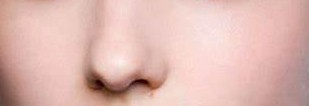
#> input picture WajahNormal2.jpg, 309 x 106 px, found by its file name; the run also reads 1 picture not shown here
$ jupyter execute --allow-errors Pengembangan_dari_ilham.ipynb
#> lines starting #> are read from the running program, lines starting #| are printed output that depends on the picture; after the words box and inside, x2 and y2 are one past the last pixel; in counts of white or black regions, pixels touching at a corner belong together
[cell 1]
import numpy as np
import matplotlib.pyplot as plt
from PIL import Image
from scipy.signal import convolve2d
import os

# Fungsi untuk memuat gambar sesuai dengan ekstensi file
def load_image(image_path):
    if not os.path.exists(image_path):
        raise FileNotFoundError(f"File tidak ditemukan: {image_path}")

    valid_extensions = ['.jpg', '.jpeg', '.png', 'webp']
    ext = os.path.splitext(image_path)[-1].lower()

    if ext not in valid_extensions:
        raise ValueError("Format file tidak didukung. Harap gunakan file dengan ekstensi .jpg, .jpeg, .png, atau .webp.")

    image = Image.open(image_path)
    return image

# Fungsi untuk mengonversi gambar ke grayscale
def convert_to_grayscale(image_np):
    if image_np.shape[2] != 3:
        raise ValueError("Gambar bukan format RGB")
    gray_image = 0.2989 * image_np[:, :, 0] + 0.5870 * image_np[:, :, 1] + 0.1140 * image_np[:, :, 2]
    return gray_image

# Kelas untuk K-Means
class KMeans:
    def __init__(self, k, seed=None):
        self.k = 3
        self.seed = seed

    def train(self, X, MAXITER=100, TOL=1e-3):
        if self.seed is not None:
            np.random.seed(self.seed)
        centroids = X[np.random.choice(X.shape[0], self.k, replace=False)]
        centroids_old = centroids.copy()
        for iter_ in range(MAXITER):
            dist = np.linalg.norm(X - centroids[0, :], axis=1).reshape(-1, 1)
            for class_ in range(1, self.k):
                dist = np.append(dist, np.linalg.norm(X - centroids[class_, :], axis=1).reshape(-1, 1), axis=1)
            classes = np.argmin(dist, axis=1)
            for class_ in set(classes):
                centroids[class_, :] = np.mean(X[classes == class_, :], axis=0)
            if np.linalg.norm(centroids - centroids_old) < TOL:
                break
            centroids_old = centroids.copy()
        self.centroids = centroids

    def predict(self, X):
        dist = np.linalg.norm(X - self.centroids[0, :], axis=1).reshape(-1, 1)
        for class_ in range(1, self.k):
            dist = np.append(dist, np.linalg.norm(X - self.centroids[class_, :], axis=1).reshape(-1, 1), axis=1)
        classes = np.argmin(dist, axis=1)
        return classes

# Fungsi untuk melakukan clustering dengan K-Means
def perform_kmeans(gray_image, k, seed):
    pixels = gray_image.reshape(-1, 1)
    kmeans = KMeans(k, seed=seed)
    kmeans.train(pixels)
    classes = kmeans.predict(pixels)
    clustered_image = classes.reshape(gray_image.shape)
    return clustered_image, kmeans.centroids

# Fungsi untuk mendeteksi tepi Sobel secara manual
def sobel_edge_detection(image):
    # Kernel Sobel untuk deteksi tepi horizontal
    sobel_x = np.array([[-1, 0, 1], [-2, 0, 2], [-1, 0, 1]])

    # Kernel Sobel untuk deteksi tepi vertikal
    sobel_y = np.array([[-1, -2, -1], [0, 0, 0], [1, 2, 1]])

    # Konvolusi citra dengan kernel Sobel di kedua arah
    edges_x = convolve2d(image, sobel_x, mode='same')
    edges_y = convolve2d(image, sobel_y, mode='same')

    # Menggabungkan kedua arah deteksi tepi
    edges = np.sqrt(edges_x**2 + edges_y**2)

    return edges

# Fungsi untuk menentukan hasil akhir berdasarkan clustering
def determine_result(image_np, clustered_image, kmeans_centroids):
    unique, counts = np.unique(clustered_image, return_counts=True)
    cluster_frequencies = dict(zip(unique, counts))
    dominant_cluster = max(cluster_frequencies, key=cluster_frequencies.get)

    if dominant_cluster == 1:
        result_title = 'Wajah Normal'
        result_image = image_np
    else:
        acne_cluster = np.argmin(kmeans_centroids)
        acne_mask = (clustered_image == acne_cluster).astype(np.uint8)
        result_title = 'Wajah Berjerawat'
        result_image = image_np.copy()
        result_image[acne_mask == 1] = [255, 0, 0]
    return result_image, result_title

# Fungsi untuk menampilkan gambar
def display_images(original, grayscale, clustered, sobel_edges, result, result_title):
    plt.figure(figsize=(25, 10))

    plt.subplot(1, 5, 1)
    plt.imshow(original)
    plt.axis('off')
    plt.title('Citra Asli')

    plt.subplot(1, 5, 2)
    plt.imshow(grayscale, cmap='gray')
    plt.axis('off')
    plt.title('Citra Grayscale')

    plt.subplot(1, 5, 3)
    plt.imshow(clustered, cmap='gray')
    plt.axis('off')
    plt.title('Hasil K-Means Clustering')

    plt.subplot(1, 5, 4)
    plt.imshow(sobel_edges, cmap='gray')
    plt.axis('off')
    plt.title('Deteksi Tepi Sobel')

    plt.subplot(1, 5, 5)
    plt.imshow(result)
    plt.axis('off')
    plt.title(result_title)

    plt.show()

# Fungsi untuk menampilkan citra dengan kontur tepi
def display_edges_on_image(original_image, edges_image):
    plt.figure(figsize=(10, 5))

    plt.subplot(1, 2, 1)
    plt.imshow(original_image)
    plt.title('Citra Asli')
    plt.axis('off')

    plt.subplot(1, 2, 2)
    plt.imshow(original_image)
    plt.contour(edges_image, levels=[50, 100], colors='r')
    plt.title('Kontur Tepi Sobel pada Citra Asli')
    plt.axis('off')

    plt.show()

# Menampilkan citra asli dengan kontur tepi
def display_original_image_with_edges(image_path):
    # Memuat dan memproses citra
    image = load_image(image_path)
#> in load_image, image is the input picture: PIL image 309x106 RGB; mean R, G, B 222.9, 184.5, 177.5
    image_np = np.array(image)
    gray_image = convert_to_grayscale(image_np)
#> in convert_to_grayscale, `gray_image = 0.2989 * image_np[:, :, 0] + 0.5870 * image_np[:, :, 1] +..`:
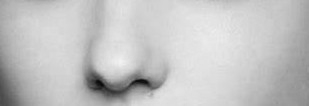
#> gray_image: shape (106, 309) float64; min 10.76, max 242.9, mean 195.2

    # K-Means Clustering dengan 2 cluster (wajah normal dan wajah berjerawat)
    clustered_image, kmeans_centroids = perform_kmeans(gray_image, k=2, seed=42)
#> in train, `centroids = X[np.random.choice(X.shape[0], self.k, replace=False)]`: centroids = [190.6, 215.8, 206.8]
#> the loop in train, `for iter_ in range(MAXITER):` made 25 passes
#> centroids_old on passes 1 to 8: [166.8, 220.2, 205.8], [154.4, 221.2, 202.2], [145.9, 220.3, 198.4], [140.5, 219, 194.9], [135.6, 217.8, 191.3], [131.1, 217, 188.4], [126.2, 216.3, 185.8], [121.1, 215.7, 183.4]
#> after the loop in train, `for iter_ in range(MAXITER):`: centroids = [95.51, 212.7, 172.2]
#> in perform_kmeans, `clustered_image = classes.reshape(gray_image.shape)`:
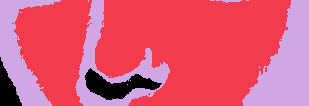
#> clustered_image: shape (106, 309) int64; 3 distinct labels, from 0 to 2; one colour per label, 0 black
#> kmeans_centroids = [95.51, 212.7, 172.2]

    # Konversi citra biner dari hasil K-Means Clustering
    binary_image = np.where(clustered_image == 1, 255, 0).astype(np.uint8)
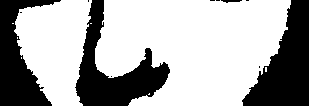
#> binary_image: shape (106, 309); 66.5% white; 11 black regions (7 under 20 px), largest, box (x1, y1, x2, y2) and area: (242, 0, 309, 106) 3997, (75, 0, 170, 106) 3834, (0, 0, 61, 106) 3081, (221, 0, 242, 3) 40

    # Deteksi tepi menggunakan metode Sobel secara manual
    edges = sobel_edge_detection(binary_image)
#> in sobel_edge_detection, `edges_x = convolve2d(image, sobel_x, mode='same')`:
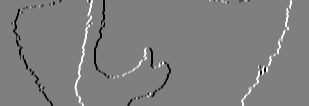
#> edges_x: shape (106, 309) int64; min -1020, max 1020, mean 0; drawn with min black and max white
#> in sobel_edge_detection, `edges_y = convolve2d(image, sobel_y, mode='same')`:
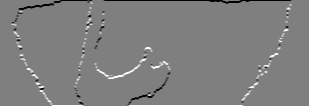
#> edges_y: shape (106, 309) int64; min -1020, max 1020, mean 1.2; drawn with min black and max white

    # Tentukan hasil berdasarkan clustering
    result_image, result_title = determine_result(image_np, clustered_image, kmeans_centroids)
#> in determine_result, `unique, counts = np.unique(clustered_image, return_counts=True)`: unique = [0, 1, 2]; counts = [1677, 21783, 9294]
#> (the rest of the program and of its run is left out)
